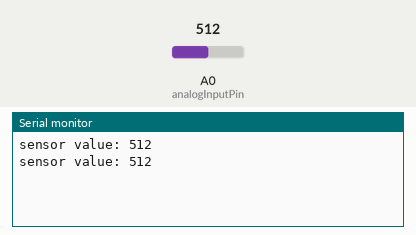
Simulated run of this sketch. Board: Arduino Uno, built with avr-gcc and run on an emulated ATmega328P. Shown: the last lines printed to the serial monitor. Inputs (shaded band) come from the test bench; at power-on: A0 (analogInputPin) = 512.

Above: at 1.8 s.
1.9 s: A0 (analogInputPin) set to 716
At 2.6 s:
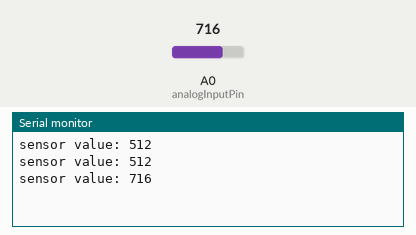
3.4 s: A0 (analogInputPin) set to 900
At 4.8 s:
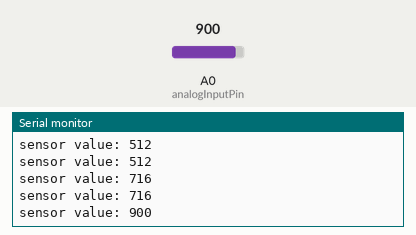
Timing chart, 0 to 6.4 s (numbered marks = the images above; inputs shaded):
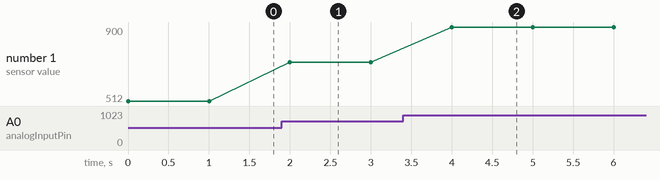

The sketch:

sensor_rotacion.ino
```cpp
const int analogInputPin = A0;

void setup() {
  // put your setup code here, to run once:
  Serial.begin(9600);


}

void loop() {


  // put your main code here, to run repeatedly:
 int sensorValue = analogRead(analogInputPin);
 Serial.println("sensor value: " + String(sensorValue));
 delay(1000);

}
```

Measured:
- after the input at 1.9 s, the serial monitor: prints a new line after 0.10 s (image 1)
- after the input at 3.4 s, the serial monitor: prints a new line after 0.60 s (image 2)
- plotted number 1: 512 → 716 after the input at 1.9 s, 716 → 900 after the input at 3.4 s
